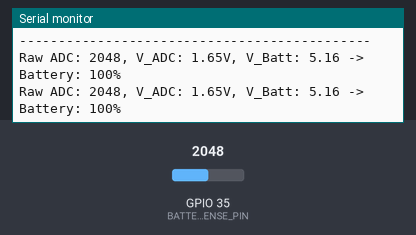
A sketch run on a simulated ESP32. Shown: the last lines printed to the serial monitor. Inputs (shaded band) come from the test bench; at power-on: GPIO 35 (BATTERY_SENSE_PIN) = 2048.

Above: at 10.8 s.
10.9 s: GPIO 35 (BATTERY_SENSE_PIN) set to 2866
At 16.3 s:
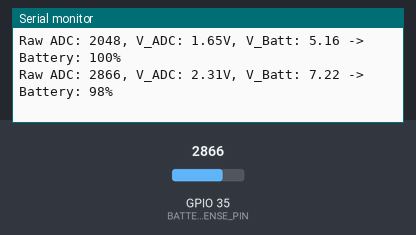
18.4 s: GPIO 35 (BATTERY_SENSE_PIN) set to 3603
At 20.5 s:
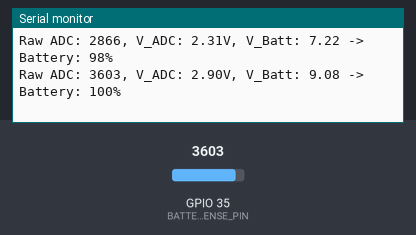
Timing chart, 0 to 22.0 s (numbered marks = the images above; inputs shaded):
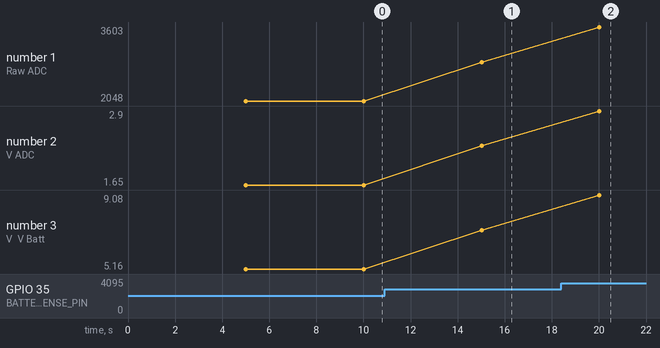

The sketch:

Universal-Portable-Breadboard-Microcontroller-Power-Supply.ino
```cpp
// Universal Portable Breadboard Microcontroller Power Supply
// Code for Battery Voltage Monitoring (Serial Monitor Output ONLY)
// From Circuity of Curiosity - YouTube Channel

// --- Pin Definitions ---
// For ESP32 WROOM: An Analog-to-Digital Converter (ADC) capable pin for battery voltage sensing.
// GPIO 35 is generally a good choice on many ESP32 dev boards for ADC input.
// Ensure this pin is NOT used by other components in your project.
const int BATTERY_SENSE_PIN = 35;

// --- Battery Measurement Configuration (for voltage divider) ---
// These values are for reading an 18650 battery (max 4.2V) safely with a 3.3V ESP32 WROOM ADC.
// You need to connect: Battery+ -- R1 -- (ADC_PIN) -- R2 -- GND
// R1 and R2 values should be precise for accurate readings.
const float R1_VALUE = 100000.0; // Resistance of the first resistor (e.g., 100k Ohm)
const float R2_VALUE = 47000.0;  // Resistance of the second resistor (e.g., 47k Ohm)

// ESP32's ADC has 12-bit resolution, so its maximum reading is 4095 (0 to 4095).
const float ADC_MAX_READING = 4095.0;
// ESP32's internal ADC reference voltage is typically 3.3V.
const float ADC_REFERENCE_VOLTAGE = 3.3;

// Define the full and empty voltages for your 18650 Li-ion battery.
// These define the 0% and 100% points for your battery percentage calculation.
const float BATTERY_FULL_VOLTAGE = 4.2; // A fully charged 18650 battery
const float BATTERY_EMPTY_VOLTAGE = 3.0; // Voltage at which to consider the battery "empty"

// --- Battery Read Interval ---
// How often (in milliseconds) we will read the battery voltage and update the display.
const unsigned long BATTERY_READ_INTERVAL_MS = 5000; // Read battery every 5 seconds

// --- Internal State Variables ---
unsigned long lastBatteryReadTime = 0; // Variable to track when the battery was last read


void setup() {
  // --- Serial Communication Setup ---
  // Start serial communication for debugging messages and displaying battery information.
  Serial.begin(115200);
  Serial.println("Starting Portable Power Setup...");
  Serial.println("Setting up Battery Voltage Monitoring...");

  // --- Battery Sense Pin Configuration ---
  // Set the ADC pin as an input to read analog voltage from the voltage divider.
  pinMode(BATTERY_SENSE_PIN, INPUT);
  // Optional: Set ADC attenuation for specific voltage ranges if needed.
  // For voltage dividers scaling 4.2V down to ~1.4V-2.7V, ADC_11db is usually appropriate for full range.
  // If your readings seem off, you might research ESP32 ADC attenuation.
  // analogSetAttenuation(ADC_11db); // Uncomment if you need to set attenuation explicitly.
  Serial.println("---------------------------------------------");
  Serial.println("Remember to disconnect USB for portable power testing!");
  Serial.println("---------------------------------------------");
}


void loop() {
  // --- Battery Level Reporting Logic ---
  // Check if enough time has passed since the last battery reading.
  if (millis() - lastBatteryReadTime > BATTERY_READ_INTERVAL_MS) {
    lastBatteryReadTime = millis(); // Reset the timer for the next reading

    // --- Read Raw Analog Value ---
    int rawAdc = analogRead(BATTERY_SENSE_PIN); // Read the raw analog value from the voltage divider

    // --- Convert Raw ADC to Voltage at ADC Pin ---
    // Formula: (raw_value / max_adc_reading) * adc_reference_voltage
    float voltageAtAdcPin = (float)rawAdc / ADC_MAX_READING * ADC_REFERENCE_VOLTAGE;

    // --- Convert Voltage at ADC Pin to Actual Battery Voltage ---
    // This reverses the voltage division effect of R1 and R2 to get the actual battery voltage.
    // Formula: voltage_at_adc_pin * ((R1 + R2) / R2)
    float actualBatteryVoltage = voltageAtAdcPin * ((R1_VALUE + R2_VALUE) / R2_VALUE);

    // --- Print Data to Serial Monitor (for debugging) ---
    Serial.print("Raw ADC: "); Serial.print(rawAdc);
    Serial.print(", V_ADC: "); Serial.print(voltageAtAdcPin, 2); // Voltage read at the board's pin
    Serial.print("V, V_Batt: "); Serial.print(actualBatteryVoltage, 2); // Actual battery voltage

    // --- Calculate Battery Percentage ---
    // Map the actual battery voltage (e.g., 3.0V to 4.2V) to a percentage (0-100%).
    uint8_t batteryPercentage = map(actualBatteryVoltage * 100, // Multiply by 100 to work with integers
                                   BATTERY_EMPTY_VOLTAGE * 100,
                                   BATTERY_FULL_VOLTAGE * 100,
                                   0, 100);

    // Ensure the percentage stays within the valid 0-100 range in case of calibration errors or extreme readings.
    if (batteryPercentage < 0) batteryPercentage = 0;
    if (batteryPercentage > 100) batteryPercentage = 100;

    Serial.print(" -> Battery: "); Serial.print(batteryPercentage); Serial.println("%");
  }

  // --- Small Delay for Loop Efficiency ---
  // A small delay to prevent the loop from running too fast, which saves CPU cycles and power.
  delay(10);
}
```

Measured:
- after the input at 10.9 s, the serial monitor: prints a new line after 4.1 s (image 1)
- after the input at 18.4 s, the serial monitor: prints a new line after 1.6 s (image 2)
- plotted number 1: 2048 → 2866 after the input at 10.9 s, 2866 → 3603 after the input at 18.4 s
- plotted number 2: 1.65 → 2.31 after the input at 10.9 s, 2.31 → 2.9 after the input at 18.4 s
- plotted number 3: 5.16 → 7.22 after the input at 10.9 s, 7.22 → 9.08 after the input at 18.4 s
